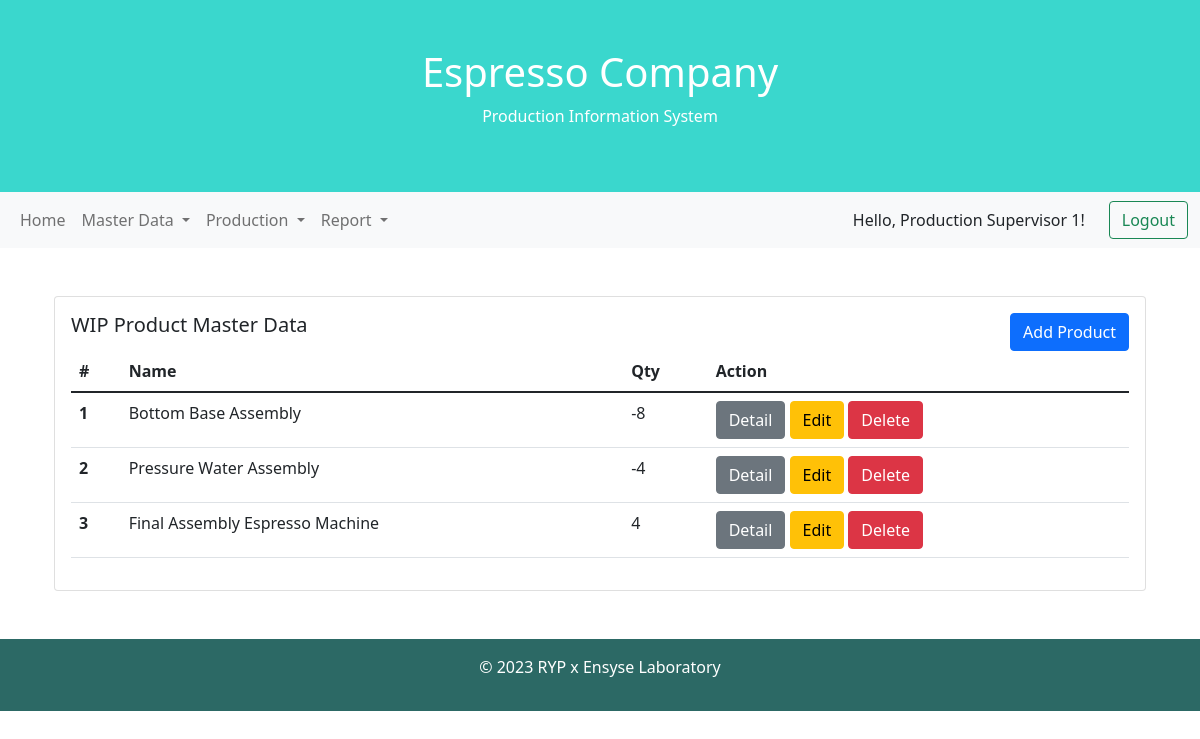
Screenshot of /wip/index.php (signed in) with the database file from the repository.
### tables this page shows
CREATE TABLE `wip` (
  `id` int(11) NOT NULL,
  `name` varchar(100) NOT NULL,
  `qty` int(11) NOT NULL
);

### model/Wip.php (called while the page is built, shortened)
<?php
class WIP extends Database
{
	function __construct()
	{
		$this->connection = mysqli_connect($this->host, $this->username, $this->password, $this->database);
	}
	function allWIP()
	{
		$data = mysqli_query($this->connection, "SELECT * FROM wip");
		return $data;
	}
}

### wip/index.php (the view, shortened to what this page needs)
<?php
include '../model/Wip.php';
$db = new WIP();
$wips = $db->allWIP();
?>
<!DOCTYPE html>
<html lang="en">
<head>
    <link href="https://cdn.jsdelivr.net/npm/bootstrap@5.1.3/dist/css/bootstrap.min.css" rel="stylesheet">
    <link rel="stylesheet" href="../style.css">
</head>
<body>
    <div class="container-fluid p-5 bg-blue text-white text-center">
        <h1>Espresso Company</h1>
        <p>Production Information System</p>
    </div>
    <?php include('../navigation/index.php') ?>
    <div class="container mt-4">
        <div class="row">
            <div class="p-4 col-lg-12">
                <div class="card">
                    <div class="card-body">
                        <div class="row">
                            <div class="col-6">
                                <h5 class="card-title">WIP Product Master Data</h5>
                            </div>
                            <div class="col-6 text-end">
                                <a href="add.php" class="btn btn-primary">Add Product</a>
                            </div>
                        </div>
                        <table class="table">
                            <thead>
                                <tr>
                                    <th scope="col">#</th>
                                    <th scope="col">Name</th>
                                    <th scope="col">Qty</th>
                                    <th scope="col">Action</th>
                                </tr>
                            </thead>
                            <tbody>
                                <?php $i = 1;
                                foreach ($wips as $wip) { ?>
                                    <tr>
                                        <th scope="row"><?= $i ?></th>
                                        <td><?= $wip['name'] ?></td>
                                        <td><?= $wip['qty'] ?></td>
                                        <td>
                                            <a href="detail.php?id=<?= $wip['id'] ?>" class="btn btn-secondary">Detail</a>
                                            <a href="edit.php?id=<?= $wip['id'] ?>" class="btn btn-warning">Edit</a>
                                            <a href="process.php?action=delete&id=<?= $wip['id'] ?>" class="btn btn-danger">Delete</a>
                                        </td>
                                    </tr>
                                <?php $i++;
                                } ?>
                            </tbody>
                        </table>
                    </div>
                </div>
            </div>
        </div>
    </div>
    <div class="mt-4 p-3 bg-green text-white text-center">
        <p>&copy 2023 RYP x Ensyse Laboratory</p>
    </div>
</body>
</html>

### style.css (style rules this page uses)
.bg-blue { background-color: #3ad7cd; }
.bg-green { background-color: #2C6965; }

### rows the page displays
wip: name "Bottom Base Assembly", qty "-8"
wip: name "Pressure Water Assembly", qty "-4"
wip: name "Final Assembly Espresso Machine", qty "4"

### other values shown
$_SESSION['name'] "Production Supervisor 1"
